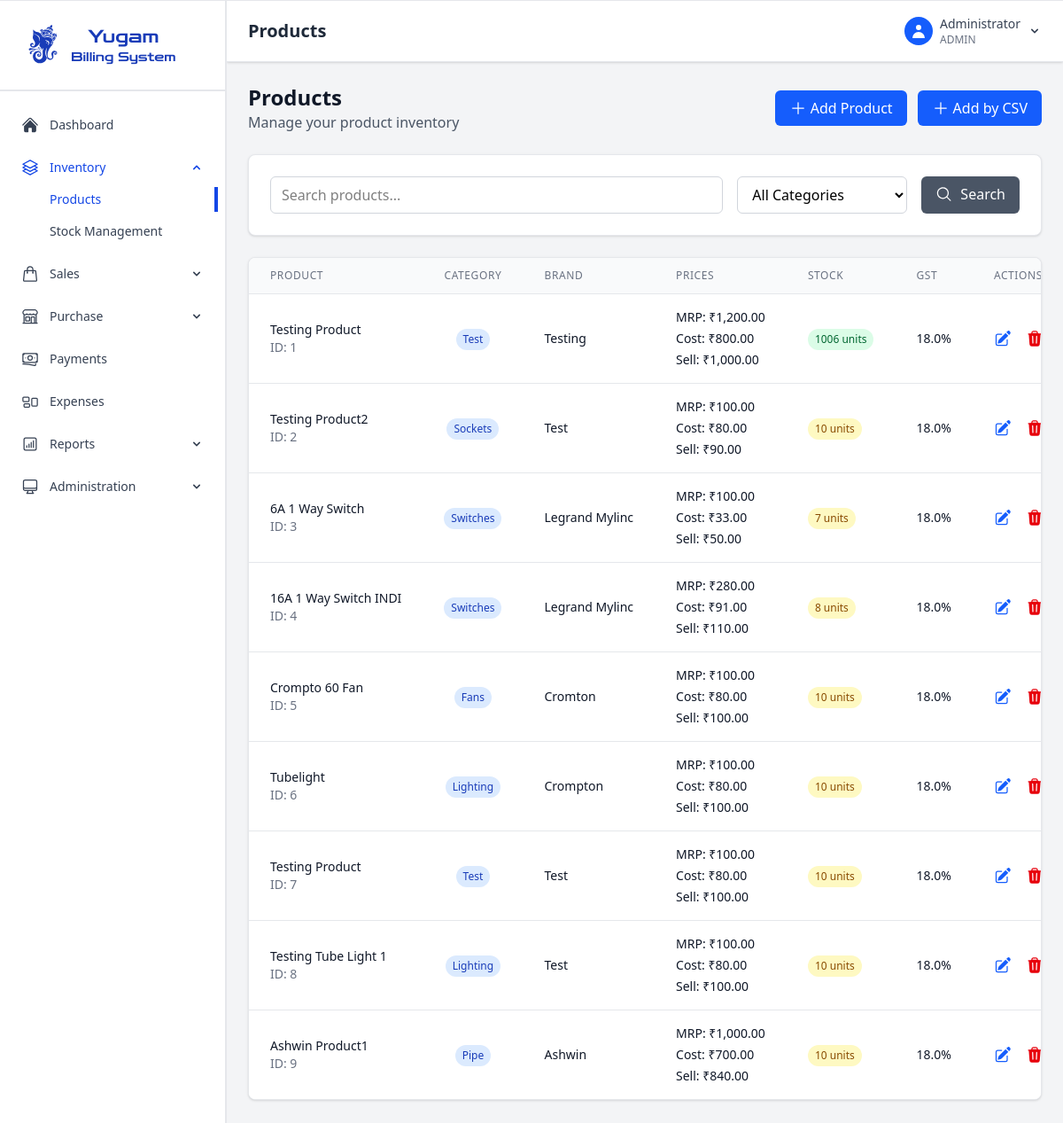
Page /products (signed in) on the earlier database version.
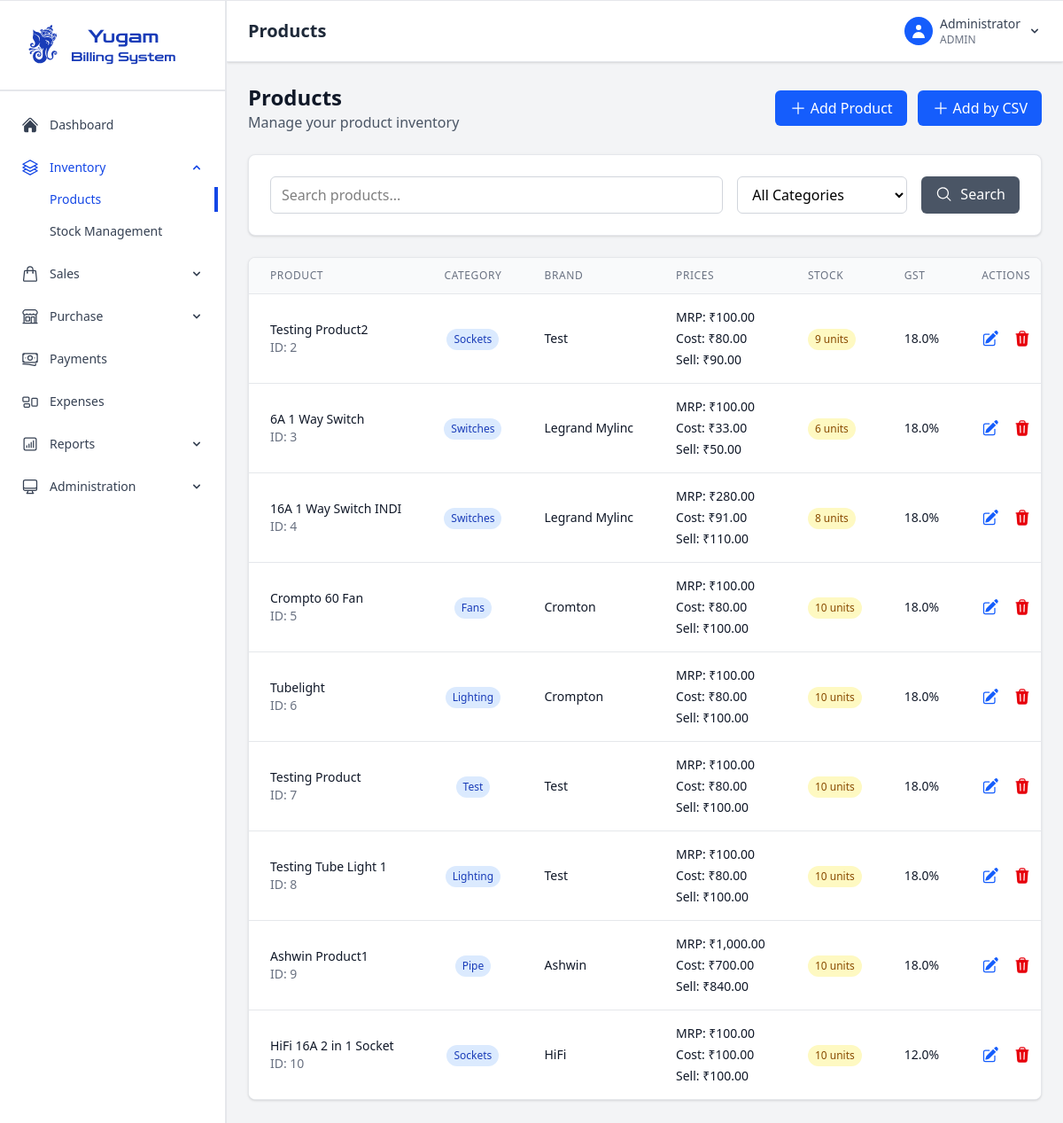
Same page on the later database version.
### app.py (models this page shows)
class Product(db.Model):
    id = db.Column(db.Integer, primary_key=True)
    name = db.Column(db.String(100), nullable=False)
    category = db.Column(db.String(50), nullable=False)
    brand = db.Column(db.String(50), nullable=False)
    mrp_price = db.Column(db.Float, nullable=False)
    cost_price = db.Column(db.Float, nullable=False)
    selling_price = db.Column(db.Float, nullable=False)
    gst_rate = db.Column(db.Float, nullable=False)
    stock_quantity = db.Column(db.Float, default=0)
    vendor_id = db.Column(db.Integer, db.ForeignKey('vendor.id'))
    created_at = db.Column(db.DateTime, default=datetime.utcnow)

### app.py (the view)
@app.route('/products')
@login_required
def products():
    page = request.args.get('page', 1, type=int)
    search = request.args.get('search', '', type=str)
    category = request.args.get('category', '', type=str)
    query = Product.query
    if search:
        query = query.filter(Product.name.contains(search))
    if category:
        query = query.filter(Product.category == category)
    products = query.paginate(
        page=page, per_page=10, error_out=False
    )
    categories = db.session.query(Product.category).distinct().all()
    categories = [cat[0] for cat in categories]
    return render_template('products.html', products=products, categories=categories, search=search, category=category)

### app.py (called while the page is built)
@login_manager.user_loader
def load_user(user_id):
    return User.query.get(int(user_id))

@app.context_processor
def inject_datetime():
    return {'datetime': datetime}

### templates/products.html (shortened to what the changed rows need)
{% extends "base.html" %}
{% block page_title %}Products{% endblock %}
{% block content %}
<div class="space-y-6">
    <div class="flex flex-col sm:flex-row justify-between items-start sm:items-center">
        <div>
            <h1 class="text-2xl font-bold text-gray-900">Products</h1>
        </div>
    </div>
    <div class="bg-white rounded-lg shadow-sm border border-gray-200 overflow-hidden">
        <div class="overflow-x-auto">
            <table class="min-w-full divide-y divide-gray-200">
                <thead class="bg-gray-50">
                    <tr>
                        <th class="px-6 py-3 text-left text-xs font-medium text-gray-500 uppercase tracking-wider">Product</th>
                        <th class="px-6 py-3 text-center text-xs font-medium text-gray-500 uppercase tracking-wider">Category</th>
                        <th class="px-6 py-3 text-left text-xs font-medium text-gray-500 uppercase tracking-wider">Brand</th>
                        <th class="px-6 py-3 text-left text-xs font-medium text-gray-500 uppercase tracking-wider">Prices</th>
                        <th class="px-6 py-3 text-left text-xs font-medium text-gray-500 uppercase tracking-wider">Stock</th>
                        <th class="px-6 py-3 text-left text-xs font-medium text-gray-500 uppercase tracking-wider">GST</th>
                        <th class="px-6 py-3 text-left text-xs font-medium text-gray-500 uppercase tracking-wider">Actions</th>
                    </tr>
                </thead>
                <tbody class="bg-white divide-y divide-gray-200">
                    {% for product in products.items %}
                        <tr class="hover:bg-gray-50">
                            <td class="px-6 py-4 whitespace-nowrap">
                                <div>
                                    <div class="text-sm font-medium text-gray-900">{{ product.name }}</div>
                                    <div class="text-sm text-gray-500">ID: {{ product.id }}</div>
                                </div>
                            </td>
                            <td class="px-6 py-4 whitespace-nowrap text-center">
                                <span class="inline-flex px-2 py-1 text-xs font-medium bg-blue-100 text-blue-800 rounded-full">
                                    {{ product.category }}
                                </span>
                            </td>
                            <td class="px-6 py-4 whitespace-nowrap text-sm text-gray-900">
                                {{ product.brand }}
                            </td>
                            <td class="px-6 py-4 whitespace-nowrap text-sm text-gray-900">
                                <div class="space-y-1">
                                    <div>MRP: ₹{{ "{:,.2f}".format(product.mrp_price) }}</div>
                                    <div>Cost: ₹{{ "{:,.2f}".format(product.cost_price) }}</div>
                                    <div class="font-medium">Sell: ₹{{ "{:,.2f}".format(product.selling_price) }}</div>
                                </div>
                            </td>
                            <td class="px-6 py-4 whitespace-nowrap">
                                {% if product.stock_quantity <= 5 %}
                                    <span class="inline-flex px-2 py-1 text-xs font-medium bg-red-100 text-red-800 rounded-full">
                                        {{ product.stock_quantity }} units
                                    </span>
                                {% elif product.stock_quantity <= 20 %}
                                    <span class="inline-flex px-2 py-1 text-xs font-medium bg-yellow-100 text-yellow-800 rounded-full">
                                        {{ product.stock_quantity }} units
                                    </span>
                                {% else %}
                                    <span class="inline-flex px-2 py-1 text-xs font-medium bg-green-100 text-green-800 rounded-full">
                                        {{ product.stock_quantity }} units
                                    </span>
                                {% endif %}
                            </td>
                            <td class="px-6 py-4 whitespace-nowrap text-sm text-gray-900">
                                {{ product.gst_rate }}%
                            </td>
                            <td class="flex px-6 py-10 whitespace-nowrap text-sm font-medium space-x-4">
                                <a href="{{ url_for('edit_product', product_id=product.id) }}"
                                   class="text-blue-600 hover:text-blue-900 transition-colors duration-200">
                                </a>
                                <button class="delete-btn text-red-600 hover:text-red-900 transition-colors duration-200 cursor-pointer"
                                        data-product-id="{{ product.id }}"
                                        data-product-name="{{ product.name }}">
                                </button>
                            </td>
                        </tr>
                    {% endfor %}
                </tbody>
            </table>
        </div>
    </div>
</div>
{% endblock %}

Differences in the rows shown:
removed Product: name "Testing Product", id "1", category "Test", brand "Testing", mrp_price "1,200.00", cost_price "800.00", selling_price "1,000.00", stock_quantity "1006", gst_rate "18.0"
changed Product "Testing Product2": stock_quantity "10" → "9"
changed Product "6A 1 Way Switch": stock_quantity "7" → "6"
added Product: name "HiFi 16A 2 in 1 Socket", id "10", category "Sockets", brand "HiFi", mrp_price "100.00", cost_price "100.00", selling_price "100.00", stock_quantity "10", gst_rate "12.0"
